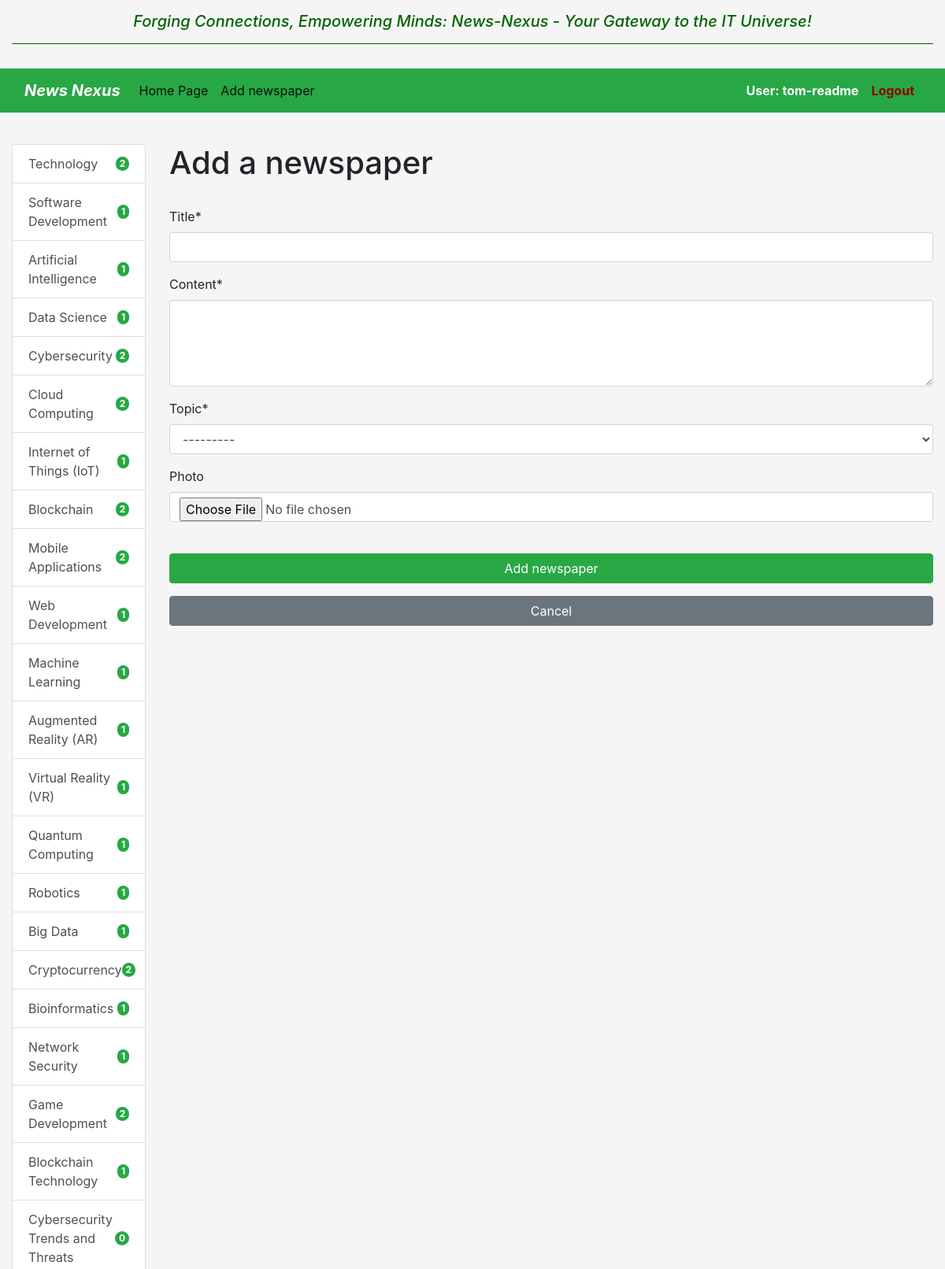
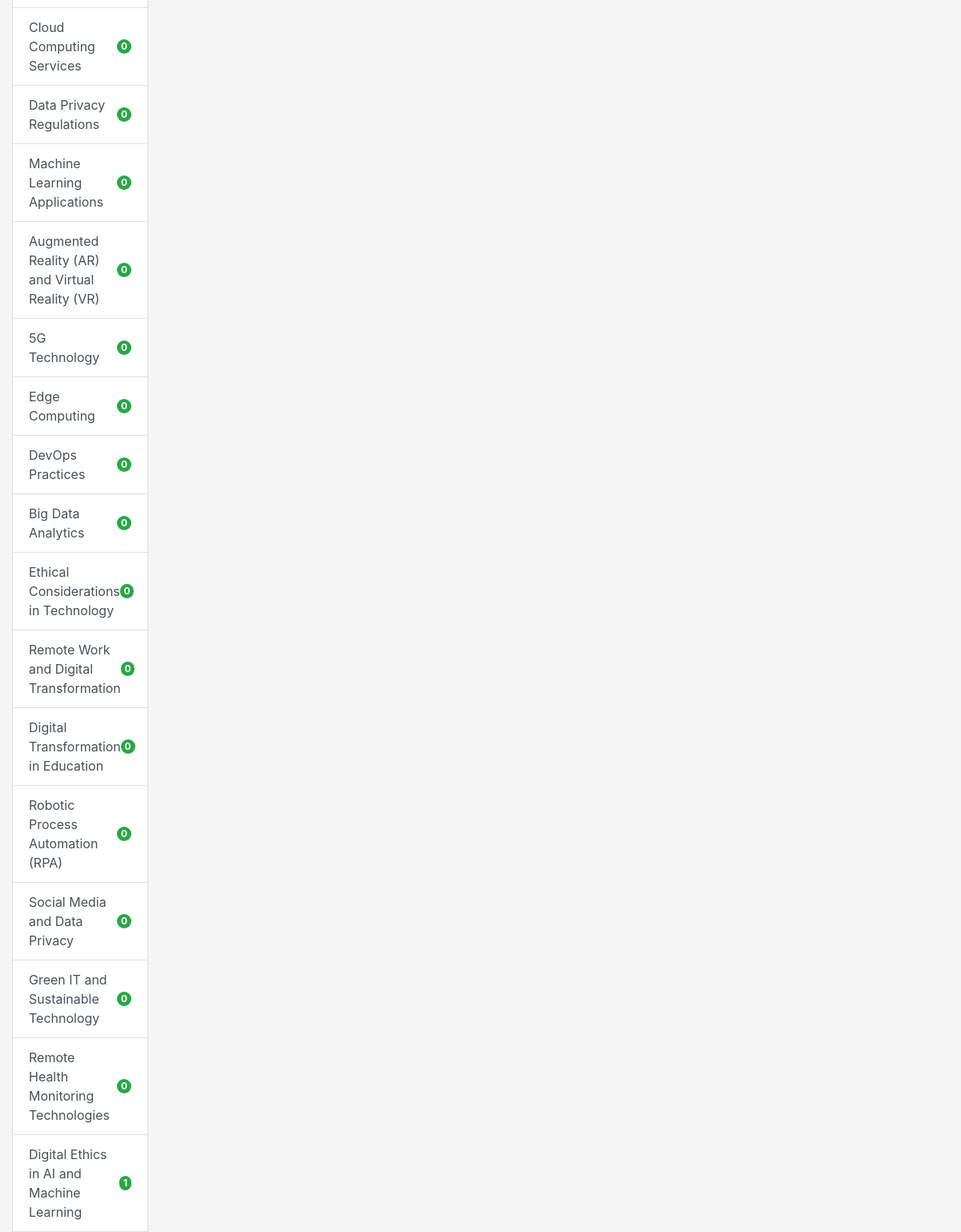
The app's page /newspaper/create-newspaper/ (signed in, upper part) with its own data (2 pictures, top to bottom).
### newspaper_agency/models.py (models this page shows, shortened)
class Redactor(AbstractUser):
    years_of_experience = models.PositiveIntegerField(default=0)
    class Meta:
        ordering = (
            "username",
            "first_name",
            "last_name",
        )
        verbose_name = "redactor"
        verbose_name_plural = "redactors"

class Topic(models.Model):
    name = models.CharField(max_length=255, unique=True, db_index=True)
    class Meta:
        ordering = ("name",)
    def __str__(self) -> str:
        return self.name

### newspaper_agency/views.py (the view, shortened to what this page needs)
class CreateNewspaperView(LoginRequiredMixin, CreateView):
    model = Newspaper
    form_class = NewspaperForm
    template_name = "newspaper_agency/create_newspaper.html"

### newspaper_agency/forms.py
class NewspaperForm(forms.ModelForm):
    class Meta:
        model = Newspaper
        fields = ("title", "content", "topic", "photo")
        widgets = {
            "title": forms.TextInput(attrs={"class": "form-control"}),
            "content": forms.Textarea(attrs={"class": "form-control", "rows": 4}),
            "topic": forms.Select(attrs={"class": "form-control"}),
            "photo": forms.ClearableFileInput(attrs={"class": "form-control-file"}),
        }

### newspaper_agency/templatetags/newspaper_tags.py (called while the page is built)
@register.inclusion_tag("newspaper_agency/topics_list.html")
def show_topics():
    topics = Topic.objects.annotate(cnt=Count("newspapers"))
    return {"topics": topics}

### newspaper_agency/templates/newspaper_agency/create_newspaper.html (shortened to what this page needs)
{% extends "base.html" %}
{% load crispy_forms_filters %}
{% block sidebar %}
  {% include "includes/sidebar.html" %}
{% endblock %}
{% block content %}
  <h1>Add a newspaper</h1>
  <br>
    <form action="{% url 'newspaper-agency:create-newspaper' %}" method="post" enctype="multipart/form-data">
      {{ form|crispy }}
      <br>
      <button type="submit" class="btn btn-success btn-block">Add newspaper</button>
      <a class="btn btn-secondary btn-block mt-3" href="{% url 'newspaper-agency:newspaper-home' %}">Cancel</a>
    </form>
{% endblock %}

### templates/includes/navbar.html (shortened to what this page needs)
<nav class="navbar navbar-expand-lg navbar-light bg-success">
  <div class="container-fluid">
    <a class="navbar-brand"
       href="{% url "newspaper-agency:newspaper-home" %}"
       style="color: white">
      <strong><i>News Nexus</i></strong>
    </a>
    <div class="collapse navbar-collapse" id="navbarNav">
      <ul class="navbar-nav mr-auto">
        <li class="nav-item">
          <a class="nav-link active"
             aria-current="page"
             href="{% url "newspaper-agency:newspaper-home" %}">
            Home Page
          </a>
        </li>
        {% if request.user.is_authenticated %}
          <li class="nav-item">
            <a class="nav-link active"
               aria-current="page"
               href="{% url "newspaper-agency:create-newspaper" %}">
              Add newspaper
            </a>
          </li>
        {% endif %}
      </ul>
      <ul class="navbar-nav ml-auto">
        {% if request.user.is_authenticated %}
          <li class="nav-item">
            <a class="nav-link active"
               aria-current="page"
               href="{{ user.get_absolute_url }}"
               style="color: white">
              <strong>User: {{ user.get_username }}</strong>
            </a>
          </li>
          <li class="nav-item">
            <a class="nav-link active"
               aria-current="page"
               href="{% url 'newspaper-agency:logout' %}"
               style="color: darkred">
              <strong>Logout</strong>
            </a>
          </li>
        {% endif %}
      </ul>
    </div>
  </div>
</nav>

### newspaper_agency/templates/newspaper_agency/topics_list.html
<div class="list-group">
  {% for topic in topics %}
    <a href="{% url 'newspaper-agency:get-topic-info' pk=topic.pk %}"
       class="list-group-item list-group-item-action d-flex justify-content-between align-items-center">
      {{ topic.name }}
      {% if topic.cnt > 99 %}
        <span class="badge bg-success rounded-pill"
              style="color: white">
          99+
        </span>
      {% else %}
        <span class="badge bg-success rounded-pill"
              style="color: white">
          {{ topic.cnt }}
        </span>
      {% endif %}
    </a>
  {% endfor %}
</div>

### news_nexus/static/css/styles.css (style rules this page uses)
body { background-color: whitesmoke; }
.navbar-nav .nav-link.active { color: black; }

### records on screen
Redactor: get_username "tom-readme"
Topic: name "Technology", cnt "2"
Topic: name "Software Development", cnt "1"
Topic: name "Artificial Intelligence", cnt "1"
Topic: name "Data Science", cnt "1"
Topic: name "Cybersecurity", cnt "2"
Topic: name "Cloud Computing", cnt "2"
Topic: name "Internet of Things (IoT)", cnt "1"
Topic: name "Blockchain", cnt "2"
Topic: name "Mobile Applications", cnt "2"
Topic: name "Web Development", cnt "1"
Topic: name "Machine Learning", cnt "1"
Topic: name "Augmented Reality (AR)", cnt "1"
Topic: name "Virtual Reality (VR)", cnt "1"
Topic: name "Quantum Computing", cnt "1"
Topic: name "Robotics", cnt "1"
Topic: name "Big Data", cnt "1"
Topic: name "Cryptocurrency", cnt "2"
Topic: name "Bioinformatics", cnt "1"
Topic: name "Network Security", cnt "1"
Topic: name "Game Development", cnt "2"
Topic: name "Blockchain Technology", cnt "1"
Topic: name "Cybersecurity Trends and Threats", cnt "0"
Topic: name "Cloud Computing Services", cnt "0"
Topic: name "Data Privacy Regulations", cnt "0"
Topic: name "Machine Learning Applications", cnt "0"
Topic: name "Augmented Reality (AR) and Virtual Reality (VR)", cnt "0"
Topic: name "5G Technology", cnt "0"
Topic: name "Edge Computing", cnt "0"
Topic: name "DevOps Practices", cnt "0"
Topic: name "Big Data Analytics", cnt "0"
Topic: name "Ethical Considerations in Technology", cnt "0"
Topic: name "Remote Work and Digital Transformation", cnt "0"
Topic: name "Digital Transformation in Education", cnt "0"
Topic: name "Robotic Process Automation (RPA)", cnt "0"
Topic: name "Social Media and Data Privacy", cnt "0"
Topic: name "Green IT and Sustainable Technology", cnt "0"
Topic: name "Remote Health Monitoring Technologies", cnt "0"
Topic: name "Digital Ethics in AI and Machine Learning", cnt "1"
